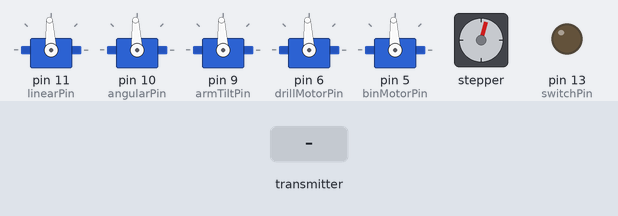
The sketch below on a simulated Arduino Uno, built with avr-gcc and run on an emulated ATmega328P. Shown: 5 × servo, stepper motor, output pins drawn as LEDs (lit = HIGH). Inputs (shaded band) come from the test bench. Stepper angles assume 6400 steps per turn; what the sketch prints to the serial monitor is not drawn.

Above: at 1.26 s.
1.3 s: the transmitter starts sending readChannel.0 = 1000
At 1.39 s:
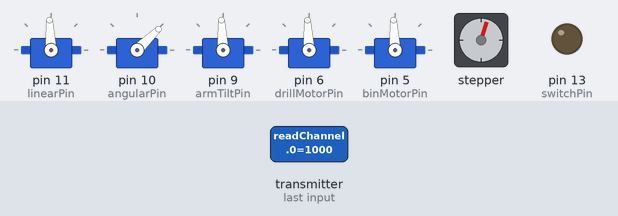
4.3 s: the transmitter starts sending readChannel.1 = 1000
At 4.34 s:
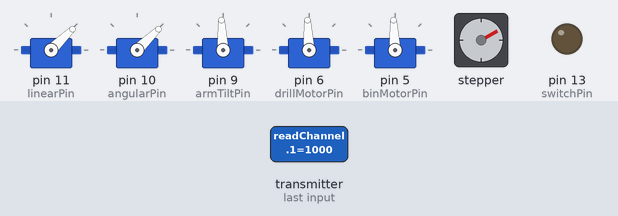
7.3 s: the transmitter starts sending readChannel.3 = 1000
At 7.36 s:
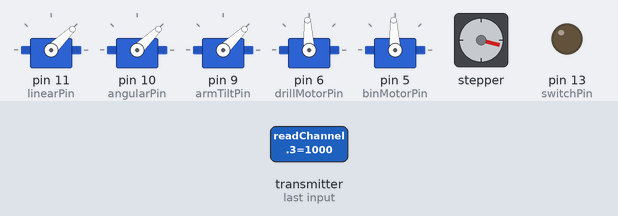
10.3 s: the transmitter starts sending readChannel.4 = 1000
At 10.38 s:
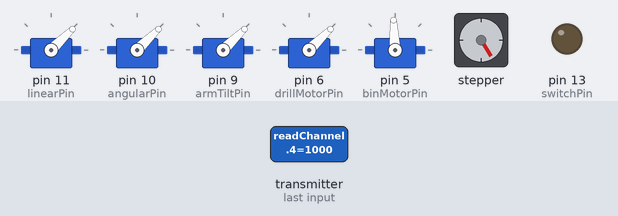
Timing chart, 0 to 23.3 s (numbered marks = the images above; inputs shaded):
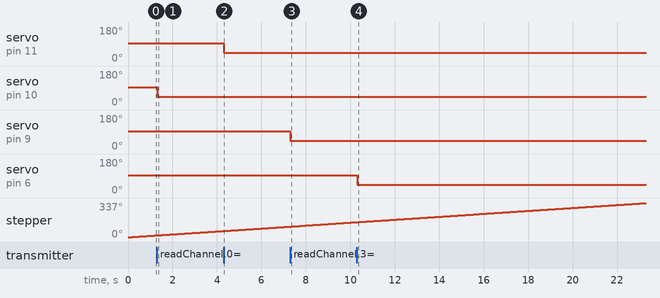

Measured:
- after the input at 1.3 s, servo on pin 10 (angularPin): 93° → 44° at once
- after the input at 4.3 s, servo on pin 11 (linearPin): 93° → 44° at once
- after the input at 7.3 s, servo on pin 9 (armTiltPin): 93° → 44° at once
- after the input at 10.3 s, servo on pin 6 (drillMotorPin): 93° → 44° at once

The sketch:

RC_Ibus_FS-IA6B.ino
```cpp
#include <IBusBM.h>
#include <Servo.h>
#include <string.h>
#include <AccelStepper.h>

/*
  Translate iBUS signal to servo for MBED architecture (such as Arduino Nano 33 BLE)

  Supports any Arduino board where serial0 is available.

  For boards where serial0 is connected to the onboard USB port (such as MEGA, UNO and micro) you need
  to disconnect the RX line from the receiver during programming.

  Alternatively you can change the code below to use another serial port.

  Please use 5V boards only.

  Serial port RX/TX connected as follows:
  - RX connected to the iBUS servo pin (disconnect during programming on MEGA, UNO and micro boards!)
  - TX left open or for Arduino boards without an onboard USB controler - connect to an
    USB/Serial converter to display debug information on your PC (set baud rate to 115200).

*/

// Hardware Pins:
static int iBusPin = 0; // Serial Rx **NOTE: Disconnect during upload**
static int switchPin = 13; // Not implemmented
static int linearPin = 11; // CH 2 on RC Tx
static int angularPin = 10; // CH 1 on RC Tx
static int armExtendPUL = 2; // CH 3
static int armExtendDIR = 3; // CH 3
static int armTiltPin = 9; // CH 4
static int drillMotorPin = 6; // CH 5
static int binMotorPin = 5; // CH 6

//Pre-defined Values:
//For Stepper Motor
int stepPerRev = 6400; // All dip switches LOW for Stepper Motor Driver
float revPerSec = 2.0; // Desired Max RPS (revolutions per second for the steppers)
float stepPerSec = stepPerRev*revPerSec; // Desired Max Steps per Second
int minAbsoluteSteps = 0; // Home or Docked Position
int maxAbsoluteSteps = 22000; // Fully Extended Position
int BUFFER = 10;

// Setting up rcPWM
unsigned long previousMillis = 0;
float rcPWMPeriodMaxUS = 2000;
float rcPWMPeriodMidUS = 1500;
float rcPWMPeriodMinUS = 1000;

IBusBM IBus; // IBus object
// Motors *Using Servo library to send pulse width (ms) rather than duty cycle
Servo linear;
Servo angular;
Servo armTilt;
Servo drillMotor;
Servo binMotor;
// Stepper Motor is controlled by a Driver (PUL/STEP = Pin 2; DIR = Pin 3 (High is FWD))
AccelStepper stepper(AccelStepper::DRIVER);

void setup() {
  Serial.begin(115200); //Required for IBus Reading from Arduino

  while (!Serial)
    ;

  IBus.begin(Serial);    // iBUS connected to Serial (Pin 0 - "RX")- change to Serial0 or Serial2 port when required

  //Setup for Stepper Motor:
  stepper.setMaxSpeed(stepPerSec); // Set max speed
  stepper.setAcceleration(.1*stepPerSec);
  stepper.setCurrentPosition(0); //Set the current position as 0

  // Setup Hardware Pins:
  linear.attach(linearPin);
  angular.attach(angularPin);
  armTilt.attach(armTiltPin);
  drillMotor.attach(drillMotorPin);
  binMotor.attach(binMotorPin);
  pinMode(switchPin, OUTPUT);

  Serial.println("Start IBus2PWM");
}

int saveval[6] = {0};
int val[6] = {0};
int oldval2 = 1000;
long newpos;
char *channelLabels[] = {"Angular (CH1)", "Linear (CH2)", "ArmExtend (CH3)", "ArmTilt (CH4)", "Drill (CH5)", "Bin (CH6)"};
//Servo joints[5] = {linear, angular, armTilt, drillMotor, binMotor};

float convertToNewRange(float(ValueInOldRange),float(OldRangeMin),float(OldRangeMax),float(NewRangeMin),float(NewRangeMax)){
  float MidNewRange = (NewRangeMax + NewRangeMin) / 2;
  float ValueInNewRange = ((NewRangeMax - NewRangeMin) / (OldRangeMax - (OldRangeMin))) * (ValueInOldRange) - NewRangeMax;
  return ValueInNewRange;
}

void loop() {
  //val[i] = IBus.readChannel(i); // get latest value for servo channel 1
  for(int i = 0; i < 6; i++){
    val[i] = IBus.readChannel(i);
  }
  angular.writeMicroseconds(val[0]);
  linear.writeMicroseconds(val[1]);
  if(abs(val[2]-oldval2) > BUFFER){
    if ((val[2] > rcPWMPeriodMinUS + BUFFER) && (val[2] < rcPWMPeriodMaxUS - BUFFER)){
      newpos = convertToNewRange(val[2], rcPWMPeriodMinUS, rcPWMPeriodMaxUS, minAbsoluteSteps, maxAbsoluteSteps);
      stepper.moveTo(newpos);
    }
    else if (val[2] < (rcPWMPeriodMinUS + BUFFER)){
      stepper.moveTo(minAbsoluteSteps);
      newpos = minAbsoluteSteps;
    }
    else if (val[2] > (rcPWMPeriodMinUS - BUFFER)){
      stepper.moveTo(maxAbsoluteSteps);
      newpos = maxAbsoluteSteps;
    }
    oldval2 = val[2];
  }
  /*else{
    stepper.moveTo(0);
  }*/
  stepper.run();
  armTilt.writeMicroseconds(val[3]);
  drillMotor.writeMicroseconds(val[4]);
  binMotor.writeMicroseconds(val[5]);

  /*Serial.print(channelLabels[0]);Serial.print(": ");Serial.print(IBus.readChannel(0));Serial.print("\t"); // display new value in microseconds on PC
  Serial.print(channelLabels[1]);Serial.print(": ");Serial.print(IBus.readChannel(1));Serial.print("\t"); // display new value in microseconds on PC
  Serial.print(channelLabels[2]);Serial.print(": ");Serial.print(IBus.readChannel(2));Serial.print("\t"); // display new value in microseconds on PC
  Serial.print(channelLabels[3]);Serial.print(": ");Serial.print(IBus.readChannel(3));Serial.print("\t"); // display new value in microseconds on PC
  Serial.print(channelLabels[4]);Serial.print(": ");Serial.print(IBus.readChannel(4));Serial.print("\t"); // display new value in microseconds on PC
  Serial.print(channelLabels[5]);Serial.print(": ");Serial.print(IBus.readChannel(5));Serial.print("\t"); // display new value in microseconds on PC
  Serial.println();
  */
  /*if (saveval != val) {
    for(int i = 0; i < 6; i++){
      Serial.print(channelLabels[i]);Serial.print(": ");Serial.print(val[i]);Serial.print("\t"); // display new value in microseconds on PC
    }
    Serial.println();
    Serial.println(newpos);
    memcpy(val, saveval, sizeof(val));  //saveval = val;
  }*/

  //delay(100);
}
```
